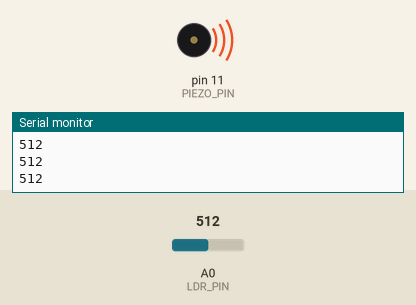
Simulated run of this sketch. Board: Arduino Uno, built with avr-gcc and run on an emulated ATmega328P. On the bench: buzzer (waves = sounding), the last lines printed to the serial monitor. The test bench sets the inputs (shaded band); at power-on: A0 (LDR_PIN) = 512.

Above: at 1.2 s.
1.3 s: A0 (LDR_PIN) set to 0
At 2.3 s:
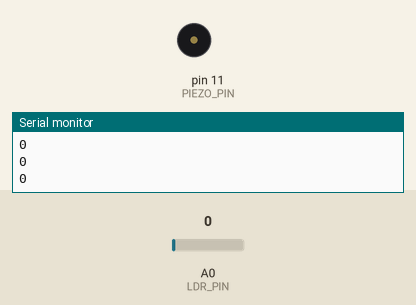
2.8 s: A0 (LDR_PIN) set to 122
At 3.2 s:
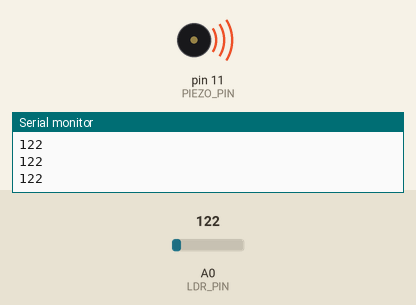
Timing chart, 0 to 5.8 s (numbered marks = the images above; inputs shaded):
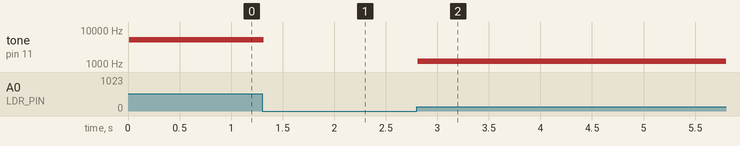

The sketch:

theremin.ino
```cpp
/*
  Theremin
   - A light-to-sound feedback loop musical instrument (theremin) using an LDR and a Piezo buzzer.
*/

const int PIEZO_PIN = 11;       // Buzzer Pin (must have ~/PWM)
const int LDR_PIN = A0;         // Light Sensor Pin (analog)

// The setup function runs once after you press reset or power up the board
void setup() {
  // Initialize digital pin PIEZO_PIN as an output.
  pinMode(PIEZO_PIN, OUTPUT);

  // Setup Serial Communication
  Serial.begin(9600);           // Speak serial at 9600 bits per second
}

// The loop function runs over and over again...forever
void loop() {
  // Measure Analog Input
  int light = analogRead(LDR_PIN);

  // Send light value (print) to the serial port
  Serial.println(light);

  // Wait a bit (10 ms)
  delay(10);

  // Generate Sound Output
  int sound = 10 * light;       // Sound frequency is 10 times the measured light value
  tone(PIEZO_PIN, sound);
}
```

Measured:
- after the input at 1.3 s, tone on pin 11 (PIEZO_PIN): 5120 Hz → silent at once
- after the input at 2.8 s, tone on pin 11 (PIEZO_PIN): silent → 1220 Hz at once
